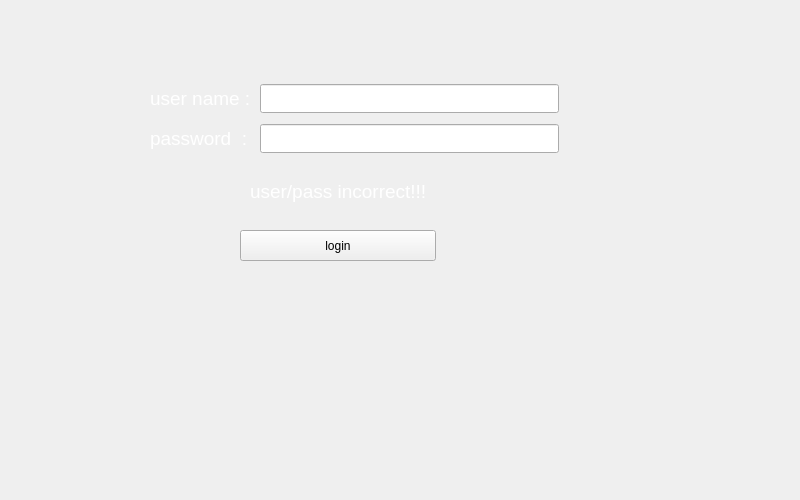
<?xml version="1.0" encoding="UTF-8"?>
<ui version="4.0">
 <class>FrameLogin</class>
 <widget class="QFrame" name="FrameLogin">
  <property name="geometry">
   <rect>
    <x>0</x>
    <y>0</y>
    <width>800</width>
    <height>500</height>
   </rect>
  </property>
  <property name="windowTitle">
   <string>Frame</string>
  </property>
  <widget class="QLabel" name="label">
   <property name="geometry">
    <rect>
     <x>150</x>
     <y>86</y>
     <width>169</width>
     <height>25</height>
    </rect>
   </property>
   <property name="palette">
    <palette>
     <active>
      <colorrole role="WindowText">
       <brush brushstyle="SolidPattern">
        <color alpha="255">
         <red>255</red>
         <green>255</green>
         <blue>255</blue>
        </color>
       </brush>
      </colorrole>
     </active>
     <inactive>
      <colorrole role="WindowText">
       <brush brushstyle="SolidPattern">
        <color alpha="255">
         <red>255</red>
         <green>255</green>
         <blue>255</blue>
        </color>
       </brush>
      </colorrole>
     </inactive>
     <disabled>
      <colorrole role="WindowText">
       <brush brushstyle="SolidPattern">
        <color alpha="96">
         <red>164</red>
         <green>166</green>
         <blue>168</blue>
        </color>
       </brush>
      </colorrole>
     </disabled>
    </palette>
   </property>
   <property name="font">
    <font>
     <pointsize>14</pointsize>
    </font>
   </property>
   <property name="text">
    <string>user name :</string>
   </property>
  </widget>
  <widget class="QLabel" name="label_2">
   <property name="geometry">
    <rect>
     <x>150</x>
     <y>126</y>
     <width>169</width>
     <height>25</height>
    </rect>
   </property>
   <property name="palette">
    <palette>
     <active>
      <colorrole role="WindowText">
       <brush brushstyle="SolidPattern">
        <color alpha="255">
         <red>255</red>
         <green>255</green>
         <blue>255</blue>
        </color>
       </brush>
      </colorrole>
     </active>
     <inactive>
      <colorrole role="WindowText">
       <brush brushstyle="SolidPattern">
        <color alpha="255">
         <red>255</red>
         <green>255</green>
         <blue>255</blue>
        </color>
       </brush>
      </colorrole>
     </inactive>
     <disabled>
      <colorrole role="WindowText">
       <brush brushstyle="SolidPattern">
        <color alpha="96">
         <red>164</red>
         <green>166</green>
         <blue>168</blue>
        </color>
       </brush>
      </colorrole>
     </disabled>
    </palette>
   </property>
   <property name="font">
    <font>
     <pointsize>14</pointsize>
    </font>
   </property>
   <property name="text">
    <string>password  :</string>
   </property>
  </widget>
  <widget class="QLineEdit" name="username">
   <property name="geometry">
    <rect>
     <x>260</x>
     <y>84</y>
     <width>299</width>
     <height>29</height>
    </rect>
   </property>
   <property name="palette">
    <palette>
     <active>
      <colorrole role="WindowText">
       <brush brushstyle="SolidPattern">
        <color alpha="255">
         <red>255</red>
         <green>255</green>
         <blue>255</blue>
        </color>
       </brush>
      </colorrole>
     </active>
     <inactive>
      <colorrole role="WindowText">
       <brush brushstyle="SolidPattern">
        <color alpha="255">
         <red>255</red>
         <green>255</green>
         <blue>255</blue>
        </color>
       </brush>
      </colorrole>
     </inactive>
     <disabled>
      <colorrole role="WindowText">
       <brush brushstyle="SolidPattern">
        <color alpha="96">
         <red>164</red>
         <green>166</green>
         <blue>168</blue>
        </color>
       </brush>
      </colorrole>
     </disabled>
    </palette>
   </property>
   <property name="font">
    <font>
     <pointsize>14</pointsize>
    </font>
   </property>
   <property name="text">
    <string/>
   </property>
   <property name="maxLength">
    <number>64</number>
   </property>
  </widget>
  <widget class="QLineEdit" name="password">
   <property name="geometry">
    <rect>
     <x>260</x>
     <y>124</y>
     <width>299</width>
     <height>29</height>
    </rect>
   </property>
   <property name="palette">
    <palette>
     <active>
      <colorrole role="WindowText">
       <brush brushstyle="SolidPattern">
        <color alpha="255">
         <red>255</red>
         <green>255</green>
         <blue>255</blue>
        </color>
       </brush>
      </colorrole>
     </active>
     <inactive>
      <colorrole role="WindowText">
       <brush brushstyle="SolidPattern">
        <color alpha="255">
         <red>255</red>
         <green>255</green>
         <blue>255</blue>
        </color>
       </brush>
      </colorrole>
     </inactive>
     <disabled>
      <colorrole role="WindowText">
       <brush brushstyle="SolidPattern">
        <color alpha="96">
         <red>164</red>
         <green>166</green>
         <blue>168</blue>
        </color>
       </brush>
      </colorrole>
     </disabled>
    </palette>
   </property>
   <property name="font">
    <font>
     <pointsize>14</pointsize>
    </font>
   </property>
   <property name="maxLength">
    <number>64</number>
   </property>
   <property name="echoMode">
    <enum>QLineEdit::Password</enum>
   </property>
  </widget>
  <widget class="QLabel" name="message">
   <property name="enabled">
    <bool>true</bool>
   </property>
   <property name="geometry">
    <rect>
     <x>250</x>
     <y>176</y>
     <width>191</width>
     <height>30</height>
    </rect>
   </property>
   <property name="palette">
    <palette>
     <active>
      <colorrole role="WindowText">
       <brush brushstyle="SolidPattern">
        <color alpha="255">
         <red>255</red>
         <green>255</green>
         <blue>255</blue>
        </color>
       </brush>
      </colorrole>
     </active>
     <inactive>
      <colorrole role="WindowText">
       <brush brushstyle="SolidPattern">
        <color alpha="255">
         <red>255</red>
         <green>255</green>
         <blue>255</blue>
        </color>
       </brush>
      </colorrole>
     </inactive>
     <disabled>
      <colorrole role="WindowText">
       <brush brushstyle="SolidPattern">
        <color alpha="96">
         <red>164</red>
         <green>166</green>
         <blue>168</blue>
        </color>
       </brush>
      </colorrole>
     </disabled>
    </palette>
   </property>
   <property name="font">
    <font>
     <pointsize>14</pointsize>
    </font>
   </property>
   <property name="text">
    <string>user/pass incorrect!!!</string>
   </property>
  </widget>
  <widget class="QPushButton" name="login">
   <property name="geometry">
    <rect>
     <x>240</x>
     <y>230</y>
     <width>196</width>
     <height>31</height>
    </rect>
   </property>
   <property name="text">
    <string>login</string>
   </property>
  </widget>
 </widget>
 <resources/>
 <connections/>
</ui>
